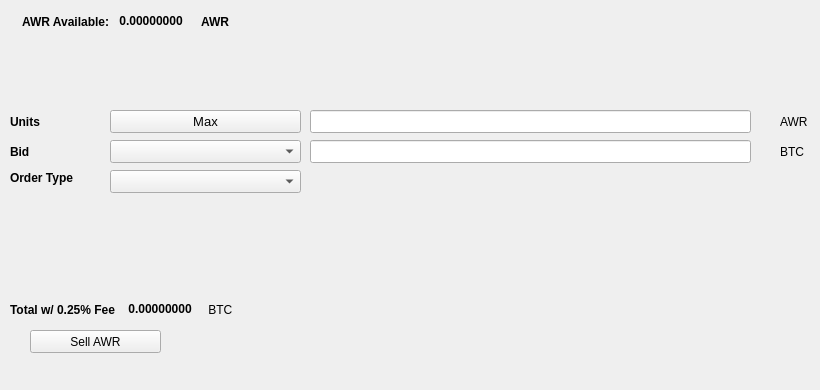
   <widget class="QWidget" name="SellTab">
    <attribute name="title">
     <string>Sell</string>
    </attribute>
    <widget class="QLabel" name="label_16">
     <property name="geometry">
      <rect>
       <x>780</x>
       <y>140</y>
       <width>31</width>
       <height>23</height>
      </rect>
     </property>
     <property name="text">
      <string>BTC</string>
     </property>
    </widget>
    <widget class="QComboBox" name="SellBidcomboBox">
     <property name="geometry">
      <rect>
       <x>110</x>
       <y>140</y>
       <width>191</width>
       <height>23</height>
      </rect>
     </property>
     <property name="font">
      <font>
       <pointsize>10</pointsize>
      </font>
     </property>
    </widget>
    <widget class="QLabel" name="label_18">
     <property name="geometry">
      <rect>
       <x>10</x>
       <y>110</y>
       <width>46</width>
       <height>23</height>
      </rect>
     </property>
     <property name="font">
      <font>
       <weight>75</weight>
       <bold>true</bold>
      </font>
     </property>
     <property name="text">
      <string>Units</string>
     </property>
    </widget>
    <widget class="QPushButton" name="Sell_Max_Amount">
     <property name="geometry">
      <rect>
       <x>110</x>
       <y>110</y>
       <width>191</width>
       <height>23</height>
      </rect>
     </property>
     <property name="font">
      <font>
       <pointsize>10</pointsize>
      </font>
     </property>
     <property name="text">
      <string>Max</string>
     </property>
    </widget>
    <widget class="QLabel" name="label_20">
     <property name="geometry">
      <rect>
       <x>10</x>
       <y>170</y>
       <width>91</width>
       <height>16</height>
      </rect>
     </property>
     <property name="font">
      <font>
       <weight>75</weight>
       <bold>true</bold>
      </font>
     </property>
     <property name="text">
      <string>Order Type</string>
     </property>
    </widget>
    <widget class="QComboBox" name="SellOrdertypeCombo">
     <property name="geometry">
      <rect>
       <x>110</x>
       <y>170</y>
       <width>191</width>
       <height>23</height>
      </rect>
     </property>
     <property name="font">
      <font>
       <pointsize>10</pointsize>
      </font>
     </property>
    </widget>
    <widget class="QLabel" name="label_21">
     <property name="geometry">
      <rect>
       <x>10</x>
       <y>140</y>
       <width>46</width>
       <height>23</height>
      </rect>
     </property>
     <property name="font">
      <font>
       <weight>75</weight>
       <bold>true</bold>
      </font>
     </property>
     <property name="text">
      <string>Bid</string>
     </property>
    </widget>
    <widget class="QLabel" name="label_22">
     <property name="geometry">
      <rect>
       <x>780</x>
       <y>110</y>
       <width>31</width>
       <height>23</height>
      </rect>
     </property>
     <property name="text">
      <string>AWR</string>
     </property>
    </widget>
    <widget class="QLineEdit" name="UnitsInputAWR">
     <property name="geometry">
      <rect>
       <x>310</x>
       <y>110</y>
       <width>441</width>
       <height>23</height>
      </rect>
     </property>
     <property name="font">
      <font>
       <pointsize>9</pointsize>
       <weight>75</weight>
       <bold>true</bold>
      </font>
     </property>
    </widget>
    <widget class="QLineEdit" name="SellBidPriceEdit">
     <property name="geometry">
      <rect>
       <x>310</x>
       <y>140</y>
       <width>441</width>
       <height>23</height>
      </rect>
     </property>
     <property name="font">
      <font>
       <pointsize>9</pointsize>
       <weight>75</weight>
       <bold>true</bold>
      </font>
     </property>
    </widget>
    <widget class="QPushButton" name="SellAWRBTN">
     <property name="geometry">
      <rect>
       <x>30</x>
       <y>330</y>
       <width>131</width>
       <height>23</height>
      </rect>
     </property>
     <property name="text">
      <string>Sell AWR</string>
     </property>
     <property name="icon">
      <iconset resource="../awardcoin">
       <normaloff>:/icons/bitcoin</normaloff>:/icons/bitcoin</iconset>
     </property>
    </widget>
    <widget class="QWidget" name="layoutWidget3">
     <property name="geometry">
      <rect>
       <x>22</x>
       <y>12</y>
       <width>258</width>
       <height>19</height>
      </rect>
     </property>
     <layout class="QHBoxLayout" name="horizontalLayout">
      <item>
       <widget class="QLabel" name="label232_2">
        <property name="font">
         <font>
          <weight>75</weight>
          <bold>true</bold>
         </font>
        </property>
        <property name="text">
         <string>AWR Available:</string>
        </property>
       </widget>
      </item>
      <item>
       <widget class="QLabel" name="AWRAvailableLabel">
        <property name="palette">
         <palette>
          <active>
           <colorrole role="WindowText">
            <brush brushstyle="SolidPattern">
             <color alpha="255">
              <red>0</red>
              <green>0</green>
              <blue>0</blue>
             </color>
            </brush>
           </colorrole>
           <colorrole role="Button">
            <brush brushstyle="SolidPattern">
             <color alpha="255">
              <red>0</red>
              <green>170</green>
              <blue>0</blue>
             </color>
            </brush>
           </colorrole>
           <colorrole role="Light">
            <brush brushstyle="SolidPattern">
             <color alpha="255">
              <red>0</red>
              <green>255</green>
              <blue>0</blue>
             </color>
            </brush>
           </colorrole>
           <colorrole role="Midlight">
            <brush brushstyle="SolidPattern">
             <color alpha="255">
              <red>0</red>
              <green>212</green>
              <blue>0</blue>
             </color>
            </brush>
           </colorrole>
           <colorrole role="Dark">
            <brush brushstyle="SolidPattern">
             <color alpha="255">
              <red>0</red>
              <green>85</green>
              <blue>0</blue>
             </color>
            </brush>
           </colorrole>
           <colorrole role="Mid">
            <brush brushstyle="SolidPattern">
             <color alpha="255">
              <red>0</red>
              <green>113</green>
              <blue>0</blue>
             </color>
            </brush>
           </colorrole>
           <colorrole role="Text">
            <brush brushstyle="SolidPattern">
             <color alpha="255">
              <red>0</red>
              <green>170</green>
              <blue>0</blue>
             </color>
            </brush>
           </colorrole>
           <colorrole role="BrightText">
            <brush brushstyle="SolidPattern">
             <color alpha="255">
              <red>255</red>
              <green>255</green>
              <blue>255</blue>
             </color>
            </brush>
           </colorrole>
           <colorrole role="ButtonText">
            <brush brushstyle="SolidPattern">
             <color alpha="255">
              <red>0</red>
              <green>0</green>
              <blue>0</blue>
             </color>
            </brush>
           </colorrole>
           <colorrole role="Base">
            <brush brushstyle="SolidPattern">
             <color alpha="255">
              <red>255</red>
              <green>255</green>
              <blue>255</blue>
             </color>
            </brush>
           </colorrole>
           <colorrole role="Window">
            <brush brushstyle="SolidPattern">
             <color alpha="255">
              <red>0</red>
              <green>170</green>
              <blue>0</blue>
             </color>
            </brush>
           </colorrole>
           <colorrole role="Shadow">
            <brush brushstyle="SolidPattern">
             <color alpha="255">
              <red>0</red>
              <green>0</green>
              <blue>0</blue>
             </color>
            </brush>
           </colorrole>
           <colorrole role="AlternateBase">
            <brush brushstyle="SolidPattern">
             <color alpha="255">
              <red>127</red>
              <green>212</green>
              <blue>127</blue>
             </color>
            </brush>
           </colorrole>
           <colorrole role="ToolTipBase">
            <brush brushstyle="SolidPattern">
             <color alpha="255">
              <red>255</red>
              <green>255</green>
              <blue>220</blue>
             </color>
            </brush>
           </colorrole>
           <colorrole role="ToolTipText">
            <brush brushstyle="SolidPattern">
             <color alpha="255">
              <red>0</red>
              <green>0</green>
              <blue>0</blue>
             </color>
            </brush>
           </colorrole>
          </active>
          <inactive>
           <colorrole role="WindowText">
            <brush brushstyle="SolidPattern">
             <color alpha="255">
              <red>0</red>
              <green>0</green>
              <blue>0</blue>
             </color>
            </brush>
           </colorrole>
           <colorrole role="Button">
            <brush brushstyle="SolidPattern">
             <color alpha="255">
              <red>0</red>
              <green>170</green>
              <blue>0</blue>
             </color>
            </brush>
           </colorrole>
           <colorrole role="Light">
            <brush brushstyle="SolidPattern">
             <color alpha="255">
              <red>0</red>
              <green>255</green>
              <blue>0</blue>
             </color>
            </brush>
           </colorrole>
           <colorrole role="Midlight">
            <brush brushstyle="SolidPattern">
             <color alpha="255">
              <red>0</red>
              <green>212</green>
              <blue>0</blue>
             </color>
            </brush>
           </colorrole>
           <colorrole role="Dark">
            <brush brushstyle="SolidPattern">
             <color alpha="255">
              <red>0</red>
              <green>85</green>
              <blue>0</blue>
             </color>
            </brush>
           </colorrole>
           <colorrole role="Mid">
            <brush brushstyle="SolidPattern">
             <color alpha="255">
              <red>0</red>
              <green>113</green>
              <blue>0</blue>
             </color>
            </brush>
           </colorrole>
           <colorrole role="Text">
            <brush brushstyle="SolidPattern">
             <color alpha="255">
              <red>0</red>
              <green>170</green>
              <blue>0</blue>
             </color>
            </brush>
           </colorrole>
           <colorrole role="BrightText">
            <brush brushstyle="SolidPattern">
             <color alpha="255">
              <red>255</red>
              <green>255</green>
              <blue>255</blue>
             </color>
            </brush>
           </colorrole>
           <colorrole role="ButtonText">
            <brush brushstyle="SolidPattern">
             <color alpha="255">
              <red>0</red>
              <green>0</green>
              <blue>0</blue>
             </color>
            </brush>
           </colorrole>
           <colorrole role="Base">
            <brush brushstyle="SolidPattern">
             <color alpha="255">
              <red>255</red>
              <green>255</green>
              <blue>255</blue>
             </color>
            </brush>
           </colorrole>
           <colorrole role="Window">
            <brush brushstyle="SolidPattern">
             <color alpha="255">
              <red>0</red>
              <green>170</green>
              <blue>0</blue>
             </color>
            </brush>
           </colorrole>
           <colorrole role="Shadow">
            <brush brushstyle="SolidPattern">
             <color alpha="255">
              <red>0</red>
              <green>0</green>
              <blue>0</blue>
             </color>
            </brush>
           </colorrole>
           <colorrole role="AlternateBase">
            <brush brushstyle="SolidPattern">
             <color alpha="255">
              <red>127</red>
              <green>212</green>
              <blue>127</blue>
             </color>
            </brush>
           </colorrole>
           <colorrole role="ToolTipBase">
            <brush brushstyle="SolidPattern">
             <color alpha="255">
              <red>255</red>
              <green>255</green>
              <blue>220</blue>
             </color>
            </brush>
           </colorrole>
           <colorrole role="ToolTipText">
            <brush brushstyle="SolidPattern">
             <color alpha="255">
              <red>0</red>
              <green>0</green>
              <blue>0</blue>
             </color>
            </brush>
           </colorrole>
          </inactive>
          <disabled>
           <colorrole role="WindowText">
            <brush brushstyle="SolidPattern">
             <color alpha="255">
              <red>0</red>
              <green>85</green>
              <blue>0</blue>
             </color>
            </brush>
           </colorrole>
           <colorrole role="Button">
            <brush brushstyle="SolidPattern">
             <color alpha="255">
              <red>0</red>
              <green>170</green>
              <blue>0</blue>
             </color>
            </brush>
           </colorrole>
           <colorrole role="Light">
            <brush brushstyle="SolidPattern">
             <color alpha="255">
              <red>0</red>
              <green>255</green>
              <blue>0</blue>
             </color>
            </brush>
           </colorrole>
           <colorrole role="Midlight">
            <brush brushstyle="SolidPattern">
             <color alpha="255">
              <red>0</red>
              <green>212</green>
              <blue>0</blue>
             </color>
            </brush>
           </colorrole>
           <colorrole role="Dark">
            <brush brushstyle="SolidPattern">
             <color alpha="255">
              <red>0</red>
              <green>85</green>
              <blue>0</blue>
             </color>
            </brush>
           </colorrole>
           <colorrole role="Mid">
            <brush brushstyle="SolidPattern">
             <color alpha="255">
              <red>0</red>
              <green>113</green>
              <blue>0</blue>
             </color>
            </brush>
           </colorrole>
           <colorrole role="Text">
            <brush brushstyle="SolidPattern">
             <color alpha="255">
              <red>0</red>
              <green>85</green>
              <blue>0</blue>
             </color>
            </brush>
           </colorrole>
           <colorrole role="BrightText">
            <brush brushstyle="SolidPattern">
             <color alpha="255">
              <red>255</red>
              <green>255</green>
              <blue>255</blue>
             </color>
            </brush>
           </colorrole>
           <colorrole role="ButtonText">
            <brush brushstyle="SolidPattern">
             <color alpha="255">
              <red>0</red>
              <green>85</green>
              <blue>0</blue>
             </color>
            </brush>
           </colorrole>
           <colorrole role="Base">
            <brush brushstyle="SolidPattern">
             <color alpha="255">
              <red>0</red>
              <green>170</green>
              <blue>0</blue>
             </color>
            </brush>
           </colorrole>
           <colorrole role="Window">
            <brush brushstyle="SolidPattern">
             <color alpha="255">
              <red>0</red>
              <green>170</green>
              <blue>0</blue>
             </color>
            </brush>
           </colorrole>
           <colorrole role="Shadow">
            <brush brushstyle="SolidPattern">
             <color alpha="255">
              <red>0</red>
              <green>0</green>
              <blue>0</blue>
             </color>
            </brush>
           </colorrole>
           <colorrole role="AlternateBase">
            <brush brushstyle="SolidPattern">
             <color alpha="255">
              <red>0</red>
              <green>170</green>
              <blue>0</blue>
             </color>
            </brush>
           </colorrole>
           <colorrole role="ToolTipBase">
            <brush brushstyle="SolidPattern">
             <color alpha="255">
              <red>255</red>
              <green>255</green>
              <blue>220</blue>
             </color>
            </brush>
           </colorrole>
           <colorrole role="ToolTipText">
            <brush brushstyle="SolidPattern">
             <color alpha="255">
              <red>0</red>
              <green>0</green>
              <blue>0</blue>
             </color>
            </brush>
           </colorrole>
          </disabled>
         </palette>
        </property>
        <property name="font">
         <font>
          <weight>75</weight>
          <bold>true</bold>
         </font>
        </property>
        <property name="text">
         <string> 0.00000000 </string>
        </property>
        <property name="textInteractionFlags">
         <set>Qt::LinksAccessibleByMouse|Qt::TextSelectableByKeyboard|Qt::TextSelectableByMouse</set>
        </property>
       </widget>
      </item>
      <item>
       <widget class="QLabel" name="labelAWR">
        <property name="font">
         <font>
          <weight>75</weight>
          <bold>true</bold>
         </font>
        </property>
        <property name="text">
         <string>AWR</string>
        </property>
       </widget>
      </item>
     </layout>
    </widget>
    <widget class="QWidget" name="layoutWidget">
     <property name="geometry">
      <rect>
       <x>10</x>
       <y>300</y>
       <width>268</width>
       <height>19</height>
      </rect>
     </property>
     <layout class="QHBoxLayout" name="horizontalLayout_2">
      <item>
       <widget class="QLabel" name="label_19">
        <property name="font">
         <font>
          <weight>75</weight>
          <bold>true</bold>
         </font>
        </property>
        <property name="text">
         <string>Total w/ 0.25% Fee </string>
        </property>
       </widget>
      </item>
      <item>
       <widget class="QLabel" name="SellCostLabel">
        <property name="palette">
         <palette>
          <active>
           <colorrole role="WindowText">
            <brush brushstyle="SolidPattern">
             <color alpha="255">
              <red>0</red>
              <green>0</green>
              <blue>0</blue>
             </color>
            </brush>
           </colorrole>
           <colorrole role="Button">
            <brush brushstyle="SolidPattern">
             <color alpha="255">
              <red>0</red>
              <green>170</green>
              <blue>0</blue>
             </color>
            </brush>
           </colorrole>
           <colorrole role="Light">
            <brush brushstyle="SolidPattern">
             <color alpha="255">
              <red>0</red>
              <green>255</green>
              <blue>0</blue>
             </color>
            </brush>
           </colorrole>
           <colorrole role="Midlight">
            <brush brushstyle="SolidPattern">
             <color alpha="255">
              <red>0</red>
              <green>212</green>
              <blue>0</blue>
             </color>
            </brush>
           </colorrole>
           <colorrole role="Dark">
            <brush brushstyle="SolidPattern">
             <color alpha="255">
              <red>0</red>
              <green>85</green>
              <blue>0</blue>
             </color>
            </brush>
           </colorrole>
           <colorrole role="Mid">
            <brush brushstyle="SolidPattern">
             <color alpha="255">
              <red>0</red>
              <green>113</green>
              <blue>0</blue>
             </color>
            </brush>
           </colorrole>
           <colorrole role="Text">
            <brush brushstyle="SolidPattern">
             <color alpha="255">
              <red>0</red>
              <green>170</green>
              <blue>0</blue>
             </color>
            </brush>
           </colorrole>
           <colorrole role="BrightText">
            <brush brushstyle="SolidPattern">
             <color alpha="255">
              <red>255</red>
              <green>255</green>
              <blue>255</blue>
             </color>
            </brush>
           </colorrole>
           <colorrole role="ButtonText">
            <brush brushstyle="SolidPattern">
             <color alpha="255">
              <red>0</red>
              <green>0</green>
              <blue>0</blue>
             </color>
            </brush>
           </colorrole>
           <colorrole role="Base">
            <brush brushstyle="SolidPattern">
             <color alpha="255">
              <red>255</red>
              <green>255</green>
              <blue>255</blue>
             </color>
            </brush>
           </colorrole>
           <colorrole role="Window">
            <brush brushstyle="SolidPattern">
             <color alpha="255">
              <red>0</red>
              <green>170</green>
              <blue>0</blue>
             </color>
            </brush>
           </colorrole>
           <colorrole role="Shadow">
            <brush brushstyle="SolidPattern">
             <color alpha="255">
              <red>0</red>
              <green>0</green>
              <blue>0</blue>
             </color>
            </brush>
           </colorrole>
           <colorrole role="AlternateBase">
            <brush brushstyle="SolidPattern">
             <color alpha="255">
              <red>127</red>
              <green>212</green>
              <blue>127</blue>
             </color>
            </brush>
           </colorrole>
           <colorrole role="ToolTipBase">
            <brush brushstyle="SolidPattern">
             <color alpha="255">
              <red>255</red>
              <green>255</green>
              <blue>220</blue>
             </color>
            </brush>
           </colorrole>
           <colorrole role="ToolTipText">
            <brush brushstyle="SolidPattern">
             <color alpha="255">
              <red>0</red>
              <green>0</green>
              <blue>0</blue>
             </color>
            </brush>
           </colorrole>
          </active>
          <inactive>
           <colorrole role="WindowText">
            <brush brushstyle="SolidPattern">
             <color alpha="255">
              <red>0</red>
              <green>0</green>
              <blue>0</blue>
             </color>
            </brush>
           </colorrole>
           <colorrole role="Button">
            <brush brushstyle="SolidPattern">
             <color alpha="255">
              <red>0</red>
              <green>170</green>
              <blue>0</blue>
             </color>
            </brush>
           </colorrole>
           <colorrole role="Light">
            <brush brushstyle="SolidPattern">
             <color alpha="255">
              <red>0</red>
              <green>255</green>
              <blue>0</blue>
             </color>
            </brush>
           </colorrole>
           <colorrole role="Midlight">
            <brush brushstyle="SolidPattern">
             <color alpha="255">
              <red>0</red>
              <green>212</green>
              <blue>0</blue>
             </color>
            </brush>
           </colorrole>
           <colorrole role="Dark">
            <brush brushstyle="SolidPattern">
             <color alpha="255">
              <red>0</red>
              <green>85</green>
              <blue>0</blue>
             </color>
            </brush>
           </colorrole>
           <colorrole role="Mid">
            <brush brushstyle="SolidPattern">
             <color alpha="255">
              <red>0</red>
              <green>113</green>
              <blue>0</blue>
             </color>
            </brush>
           </colorrole>
           <colorrole role="Text">
            <brush brushstyle="SolidPattern">
             <color alpha="255">
              <red>0</red>
              <green>170</green>
              <blue>0</blue>
             </color>
            </brush>
           </colorrole>
           <colorrole role="BrightText">
            <brush brushstyle="SolidPattern">
             <color alpha="255">
              <red>255</red>
              <green>255</green>
              <blue>255</blue>
             </color>
            </brush>
           </colorrole>
           <colorrole role="ButtonText">
            <brush brushstyle="SolidPattern">
             <color alpha="255">
              <red>0</red>
              <green>0</green>
              <blue>0</blue>
             </color>
            </brush>
           </colorrole>
           <colorrole role="Base">
            <brush brushstyle="SolidPattern">
             <color alpha="255">
              <red>255</red>
              <green>255</green>
              <blue>255</blue>
             </color>
            </brush>
           </colorrole>
           <colorrole role="Window">
            <brush brushstyle="SolidPattern">
             <color alpha="255">
              <red>0</red>
              <green>170</green>
              <blue>0</blue>
             </color>
            </brush>
           </colorrole>
           <colorrole role="Shadow">
            <brush brushstyle="SolidPattern">
             <color alpha="255">
              <red>0</red>
              <green>0</green>
              <blue>0</blue>
             </color>
            </brush>
           </colorrole>
           <colorrole role="AlternateBase">
            <brush brushstyle="SolidPattern">
             <color alpha="255">
              <red>127</red>
              <green>212</green>
              <blue>127</blue>
             </color>
            </brush>
           </colorrole>
           <colorrole role="ToolTipBase">
            <brush brushstyle="SolidPattern">
             <color alpha="255">
              <red>255</red>
              <green>255</green>
              <blue>220</blue>
             </color>
            </brush>
           </colorrole>
           <colorrole role="ToolTipText">
            <brush brushstyle="SolidPattern">
             <color alpha="255">
              <red>0</red>
              <green>0</green>
              <blue>0</blue>
             </color>
            </brush>
           </colorrole>
          </inactive>
          <disabled>
           <colorrole role="WindowText">
            <brush brushstyle="SolidPattern">
             <color alpha="255">
              <red>0</red>
              <green>85</green>
              <blue>0</blue>
             </color>
            </brush>
           </colorrole>
           <colorrole role="Button">
            <brush brushstyle="SolidPattern">
             <color alpha="255">
              <red>0</red>
              <green>170</green>
              <blue>0</blue>
             </color>
            </brush>
           </colorrole>
           <colorrole role="Light">
            <brush brushstyle="SolidPattern">
             <color alpha="255">
              <red>0</red>
              <green>255</green>
              <blue>0</blue>
             </color>
            </brush>
           </colorrole>
           <colorrole role="Midlight">
            <brush brushstyle="SolidPattern">
             <color alpha="255">
              <red>0</red>
              <green>212</green>
              <blue>0</blue>
             </color>
            </brush>
           </colorrole>
           <colorrole role="Dark">
            <brush brushstyle="SolidPattern">
             <color alpha="255">
              <red>0</red>
              <green>85</green>
              <blue>0</blue>
             </color>
            </brush>
           </colorrole>
           <colorrole role="Mid">
            <brush brushstyle="SolidPattern">
             <color alpha="255">
              <red>0</red>
              <green>113</green>
              <blue>0</blue>
             </color>
            </brush>
           </colorrole>
           <colorrole role="Text">
            <brush brushstyle="SolidPattern">
             <color alpha="255">
              <red>0</red>
              <green>85</green>
              <blue>0</blue>
             </color>
            </brush>
           </colorrole>
           <colorrole role="BrightText">
            <brush brushstyle="SolidPattern">
             <color alpha="255">
              <red>255</red>
              <green>255</green>
              <blue>255</blue>
             </color>
            </brush>
           </colorrole>
           <colorrole role="ButtonText">
            <brush brushstyle="SolidPattern">
             <color alpha="255">
              <red>0</red>
              <green>85</green>
              <blue>0</blue>
             </color>
            </brush>
           </colorrole>
           <colorrole role="Base">
            <brush brushstyle="SolidPattern">
             <color alpha="255">
              <red>0</red>
              <green>170</green>
              <blue>0</blue>
             </color>
            </brush>
           </colorrole>
           <colorrole role="Window">
            <brush brushstyle="SolidPattern">
             <color alpha="255">
              <red>0</red>
              <green>170</green>
              <blue>0</blue>
             </color>
            </brush>
           </colorrole>
           <colorrole role="Shadow">
            <brush brushstyle="SolidPattern">
             <color alpha="255">
              <red>0</red>
              <green>0</green>
              <blue>0</blue>
             </color>
            </brush>
           </colorrole>
           <colorrole role="AlternateBase">
            <brush brushstyle="SolidPattern">
             <color alpha="255">
              <red>0</red>
              <green>170</green>
              <blue>0</blue>
             </color>
            </brush>
           </colorrole>
           <colorrole role="ToolTipBase">
            <brush brushstyle="SolidPattern">
             <color alpha="255">
              <red>255</red>
              <green>255</green>
              <blue>220</blue>
             </color>
            </brush>
           </colorrole>
           <colorrole role="ToolTipText">
            <brush brushstyle="SolidPattern">
             <color alpha="255">
              <red>0</red>
              <green>0</green>
              <blue>0</blue>
             </color>
            </brush>
           </colorrole>
          </disabled>
         </palette>
        </property>
        <property name="font">
         <font>
          <weight>75</weight>
          <bold>true</bold>
         </font>
        </property>
        <property name="autoFillBackground">
         <bool>false</bool>
        </property>
        <property name="text">
         <string> 0.00000000</string>
        </property>
        <property name="textInteractionFlags">
         <set>Qt::LinksAccessibleByMouse|Qt::TextSelectableByMouse</set>
        </property>
       </widget>
      </item>
      <item>
       <widget class="QLabel" name="label_17">
        <property name="font">
         <font>
          <weight>50</weight>
          <bold>false</bold>
         </font>
        </property>
        <property name="text">
         <string> BTC</string>
        </property>
       </widget>
      </item>
     </layout>
    </widget>
    <widget class="QLabel" name="label_23">
     <property name="geometry">
      <rect>
       <x>460</x>
       <y>300</y>
       <width>281</width>
       <height>81</height>
      </rect>
     </property>
     <property name="text">
      <string/>
     </property>
     <property name="pixmap">
      <pixmap>:/images/bittrex</pixmap>
     </property>
    </widget>
   </widget>
